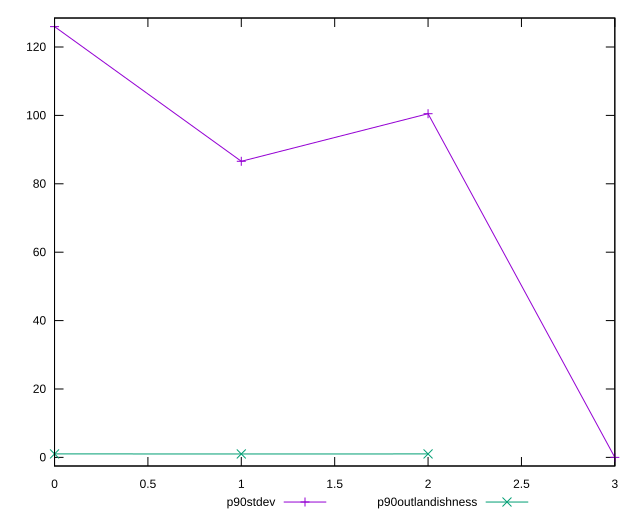

gnuplot code for this plot:
reset

$p90Stdev <<EOF
0 125.95693870297173
1 86.58010274850716
2 100.49657658766166
3 0
EOF

$p90Outlandishness <<EOF
0 1.0135177903020653
1 1.0052258315136964
2 1.0113353524165603
EOF

set key outside below
set xrange [0:3]
set yrange [-2.5191387740594346:128.47607747703117]
set trange [-2.5191387740594346:128.47607747703117]
set terminal svg size 640, 520 enhanced background rgb 'white'
set output "reports/report_00028_2021-02-24T12-49-42.674Z/uses-rel-preload/progression/stddev.svg"

plot $p90Stdev title "p90stdev" with linespoints, \
     $p90Outlandishness title "p90outlandishness" with linespoints

reset
